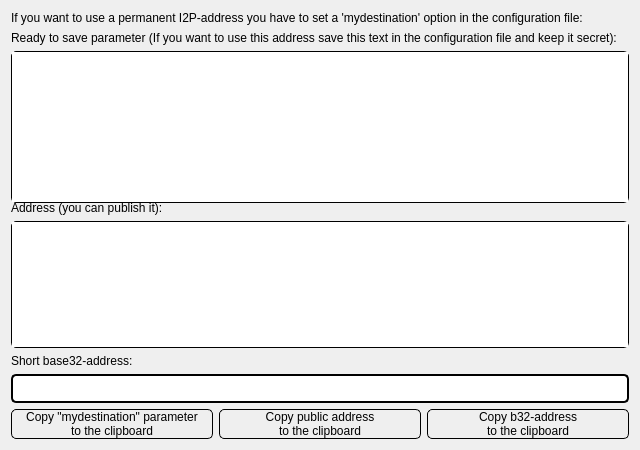
<?xml version="1.0" encoding="UTF-8"?>
<ui version="4.0">
 <class>ShowI2PAddresses</class>
 <widget class="QDialog" name="ShowI2PAddresses">
  <property name="geometry">
   <rect>
    <x>0</x>
    <y>0</y>
    <width>640</width>
    <height>450</height>
   </rect>
  </property>
  <property name="minimumSize">
   <size>
    <width>640</width>
    <height>450</height>
   </size>
  </property>
  <property name="windowTitle">
   <string>Dialog</string>
  </property>
  <property name="styleSheet">
   <string notr="true">/*
 * The MIT License (MIT)
 *
 * Copyright (c) &lt;2013-2014&gt; &lt;Colin Duquesnoy&gt;
 *
 * Permission is hereby granted, free of charge, to any person obtaining a copy
 * of this software and associated documentation files (the &quot;Software&quot;), to deal
 * in the Software without restriction, including without limitation the rights
 * to use, copy, modify, merge, publish, distribute, sublicense, and/or sell
 * copies of the Software, and to permit persons to whom the Software is
 * furnished to do so, subject to the following conditions:

 * The above copyright notice and this permission notice shall be included in
 * all copies or substantial portions of the Software.

 * THE SOFTWARE IS PROVIDED &quot;AS IS&quot;, WITHOUT WARRANTY OF ANY KIND, EXPRESS OR
 * IMPLIED, INCLUDING BUT NOT LIMITED TO THE WARRANTIES OF MERCHANTABILITY,
 * FITNESS FOR A PARTICULAR PURPOSE AND NONINFRINGEMENT. IN NO EVENT SHALL THE
 * AUTHORS OR COPYRIGHT HOLDERS BE LIABLE FOR ANY CLAIM, DAMAGES OR OTHER
 * LIABILITY, WHETHER IN AN ACTION OF CONTRACT, TORT OR OTHERWISE, ARISING FROM,
 * OUT OF OR IN CONNECTION WITH THE SOFTWARE OR THE USE OR OTHER DEALINGS IN
 * THE SOFTWARE.
 */
QToolTip
{
    border: 1px solid #76797C;
    background-color: rgb(90, 102, 117);;
    color: white;
    padding: 5px;
    opacity: 200;
}

QWidget
{
    color: #eff0f1;
    background-color: #31363b;
    selection-background-color:#3daee9;
    selection-color: #eff0f1;
    background-clip: border;
    border-image: none;
    border: 0px transparent black;
    outline: 0;
}

QWidget:item:hover
{
    background-color: #18465d;
    color: #eff0f1;
}

QWidget:item:selected
{
    background-color: #18465d;
}

QCheckBox
{
    spacing: 5px;
    outline: none;
    color: #eff0f1;
    margin-bottom: 2px;
}

QCheckBox:disabled
{
    color: #76797C;
}

QCheckBox::indicator,
QGroupBox::indicator
{
    width: 18px;
    height: 18px;
}
QGroupBox::indicator
{
    margin-left: 2px;
}

QCheckBox::indicator:unchecked
{
    image: url(:/qss_icons/rc/checkbox_unchecked.png);
}

QCheckBox::indicator:unchecked:hover,
QCheckBox::indicator:unchecked:focus,
QCheckBox::indicator:unchecked:pressed,
QGroupBox::indicator:unchecked:hover,
QGroupBox::indicator:unchecked:focus,
QGroupBox::indicator:unchecked:pressed
{
  border: none;
    image: url(:/qss_icons/rc/checkbox_unchecked_focus.png);
}

QCheckBox::indicator:checked
{
    image: url(:/qss_icons/rc/checkbox_checked.png);
}

QCheckBox::indicator:checked:hover,
QCheckBox::indicator:checked:focus,
QCheckBox::indicator:checked:pressed,
QGroupBox::indicator:checked:hover,
QGroupBox::indicator:checked:focus,
QGroupBox::indicator:checked:pressed
{
  border: none;
    image: url(:/qss_icons/rc/checkbox_checked_focus.png);
}


QCheckBox::indicator:indeterminate
{
    image: url(:/qss_icons/rc/checkbox_indeterminate.png);
}

QCheckBox::indicator:indeterminate:focus,
QCheckBox::indicator:indeterminate:hover,
QCheckBox::indicator:indeterminate:pressed
{
    image: url(:/qss_icons/rc/checkbox_indeterminate_focus.png);
}

QCheckBox::indicator:checked:disabled,
QGroupBox::indicator:checked:disabled
{
    image: url(:/qss_icons/rc/checkbox_checked_disabled.png);
}

QCheckBox::indicator:unchecked:disabled,
QGroupBox::indicator:unchecked:disabled
{
    image: url(:/qss_icons/rc/checkbox_unchecked_disabled.png);
}

QRadioButton
{
    spacing: 5px;
    outline: none;
    color: #eff0f1;
    margin-bottom: 2px;
}

QRadioButton:disabled
{
    color: #76797C;
}
QRadioButton::indicator
{
    width: 21px;
    height: 21px;
}

QRadioButton::indicator:unchecked
{
    image: url(:/qss_icons/rc/radio_unchecked.png);
}


QRadioButton::indicator:unchecked:hover,
QRadioButton::indicator:unchecked:focus,
QRadioButton::indicator:unchecked:pressed
{
    border: none;
    outline: none;
    image: url(:/qss_icons/rc/radio_unchecked_focus.png);
}

QRadioButton::indicator:checked
{
    border: none;
    outline: none;
    image: url(:/qss_icons/rc/radio_checked.png);
}

QRadioButton::indicator:checked:hover,
QRadioButton::indicator:checked:focus,
QRadioButton::indicator:checked:pressed
{
    border: none;
    outline: none;
    image: url(:/qss_icons/rc/radio_checked_focus.png);
}

QRadioButton::indicator:checked:disabled
{
    outline: none;
    image: url(:/qss_icons/rc/radio_checked_disabled.png);
}

QRadioButton::indicator:unchecked:disabled
{
    image: url(:/qss_icons/rc/radio_unchecked_disabled.png);
}


QMenuBar
{
    background-color: #31363b;
    color: #eff0f1;
}

QMenuBar::item
{
    background: transparent;
}

QMenuBar::item:selected
{
    background: transparent;
    border: 1px solid #76797C;
}

QMenuBar::item:pressed
{
    border: 1px solid #76797C;
    background-color: #3daee9;
    color: #eff0f1;
    margin-bottom:-1px;
    padding-bottom:1px;
}

QMenu
{
    border: 1px solid #76797C;
    color: #eff0f1;
    margin: 2px;
}

QMenu::icon
{
    margin: 5px;
}

QMenu::item
{
    padding: 5px 30px 5px 30px;
    border: 1px solid transparent; /* reserve space for selection border */
}

QMenu::item:selected
{
    color: #eff0f1;
}

QMenu::separator {
    height: 2px;
    background: lightblue;
    margin-left: 10px;
    margin-right: 5px;
}

QMenu::indicator {
    width: 18px;
    height: 18px;
}

/* non-exclusive indicator = check box style indicator
   (see QActionGroup::setExclusive) */
QMenu::indicator:non-exclusive:unchecked {
    image: url(:/qss_icons/rc/checkbox_unchecked.png);
}

QMenu::indicator:non-exclusive:unchecked:selected {
    image: url(:/qss_icons/rc/checkbox_unchecked_disabled.png);
}

QMenu::indicator:non-exclusive:checked {
    image: url(:/qss_icons/rc/checkbox_checked.png);
}

QMenu::indicator:non-exclusive:checked:selected {
    image: url(:/qss_icons/rc/checkbox_checked_disabled.png);
}

/* exclusive indicator = radio button style indicator (see QActionGroup::setExclusive) */
QMenu::indicator:exclusive:unchecked {
    image: url(:/qss_icons/rc/radio_unchecked.png);
}

QMenu::indicator:exclusive:unchecked:selected {
    image: url(:/qss_icons/rc/radio_unchecked_disabled.png);
}

QMenu::indicator:exclusive:checked {
    image: url(:/qss_icons/rc/radio_checked.png);
}

QMenu::indicator:exclusive:checked:selected {
    image: url(:/qss_icons/rc/radio_checked_disabled.png);
}

QMenu::right-arrow {
    margin: 5px;
    image: url(:/qss_icons/rc/right_arrow.png)
}


QWidget:disabled
{
    color: #454545;
    background-color: #31363b;
}

QAbstractItemView
{
    alternate-background-color: #31363b;
    color: #eff0f1;
    border: 1px solid 3A3939;
    border-radius: 2px;
}

QWidget:focus, QMenuBar:focus
{
    border: 1px solid #3daee9;
}

QTabWidget:focus, QCheckBox:focus, QRadioButton:focus, QSlider:focus
{
    border: none;
}

QLineEdit
{
    background-color: #232629;
    padding: 5px;
    border-style: solid;
    border: 1px solid #76797C;
    border-radius: 2px;
    color: #eff0f1;
}

QAbstractItemView QLineEdit
{
    padding: 0;
}

QGroupBox {
    border:1px solid #76797C;
    border-radius: 2px;
    margin-top: 20px;
}

QGroupBox::title {
    subcontrol-origin: margin;
    subcontrol-position: top center;
    padding-left: 10px;
    padding-right: 10px;
    padding-top: 10px;
}

QAbstractScrollArea
{
    border-radius: 2px;
    border: 1px solid #76797C;
    background-color: transparent;
}

QScrollBar:horizontal
{
    height: 15px;
    margin: 3px 15px 3px 15px;
    border: 1px transparent #2A2929;
    border-radius: 4px;
    background-color: #2A2929;
}

QScrollBar::handle:horizontal
{
    background-color: #605F5F;
    min-width: 5px;
    border-radius: 4px;
}

QScrollBar::add-line:horizontal
{
    margin: 0px 3px 0px 3px;
    border-image: url(:/qss_icons/rc/right_arrow_disabled.png);
    width: 10px;
    height: 10px;
    subcontrol-position: right;
    subcontrol-origin: margin;
}

QScrollBar::sub-line:horizontal
{
    margin: 0px 3px 0px 3px;
    border-image: url(:/qss_icons/rc/left_arrow_disabled.png);
    height: 10px;
    width: 10px;
    subcontrol-position: left;
    subcontrol-origin: margin;
}

QScrollBar::add-line:horizontal:hover,QScrollBar::add-line:horizontal:on
{
    border-image: url(:/qss_icons/rc/right_arrow.png);
    height: 10px;
    width: 10px;
    subcontrol-position: right;
    subcontrol-origin: margin;
}


QScrollBar::sub-line:horizontal:hover, QScrollBar::sub-line:horizontal:on
{
    border-image: url(:/qss_icons/rc/left_arrow.png);
    height: 10px;
    width: 10px;
    subcontrol-position: left;
    subcontrol-origin: margin;
}

QScrollBar::up-arrow:horizontal, QScrollBar::down-arrow:horizontal
{
    background: none;
}


QScrollBar::add-page:horizontal, QScrollBar::sub-page:horizontal
{
    background: none;
}

QScrollBar:vertical
{
    background-color: #2A2929;
    width: 15px;
    margin: 15px 3px 15px 3px;
    border: 1px transparent #2A2929;
    border-radius: 4px;
}

QScrollBar::handle:vertical
{
    background-color: #605F5F;
    min-height: 5px;
    border-radius: 4px;
}

QScrollBar::sub-line:vertical
{
    margin: 3px 0px 3px 0px;
    border-image: url(:/qss_icons/rc/up_arrow_disabled.png);
    height: 10px;
    width: 10px;
    subcontrol-position: top;
    subcontrol-origin: margin;
}

QScrollBar::add-line:vertical
{
    margin: 3px 0px 3px 0px;
    border-image: url(:/qss_icons/rc/down_arrow_disabled.png);
    height: 10px;
    width: 10px;
    subcontrol-position: bottom;
    subcontrol-origin: margin;
}

QScrollBar::sub-line:vertical:hover,QScrollBar::sub-line:vertical:on
{

    border-image: url(:/qss_icons/rc/up_arrow.png);
    height: 10px;
    width: 10px;
    subcontrol-position: top;
    subcontrol-origin: margin;
}


QScrollBar::add-line:vertical:hover, QScrollBar::add-line:vertical:on
{
    border-image: url(:/qss_icons/rc/down_arrow.png);
    height: 10px;
    width: 10px;
    subcontrol-position: bottom;
    subcontrol-origin: margin;
}

QScrollBar::up-arrow:vertical, QScrollBar::down-arrow:vertical
{
    background: none;
}


QScrollBar::add-page:vertical, QScrollBar::sub-page:vertical
{
    background: none;
}

QTextEdit
{
    background-color: #232629;
    color: #eff0f1;
    border: 1px solid #76797C;
}

QPlainTextEdit
{
    background-color: #232629;;
    color: #eff0f1;
    border-radius: 2px;
    border: 1px solid #76797C;
}

QHeaderView::section
{
    background-color: #76797C;
    color: #eff0f1;
    padding: 5px;
    border: 1px solid #76797C;
}

QSizeGrip {
    image: url(:/qss_icons/rc/sizegrip.png);
    width: 12px;
    height: 12px;
}


QMainWindow::separator
{
    background-color: #31363b;
    color: white;
    padding-left: 4px;
    spacing: 2px;
    border: 1px dashed #76797C;
}

QMainWindow::separator:hover
{

    background-color: #787876;
    color: white;
    padding-left: 4px;
    border: 1px solid #76797C;
    spacing: 2px;
}


QMenu::separator
{
    height: 1px;
    background-color: #76797C;
    color: white;
    padding-left: 4px;
    margin-left: 10px;
    margin-right: 5px;
}


QFrame
{
    border-radius: 2px;
    border: 1px solid #76797C;
}

QFrame[frameShape=&quot;0&quot;]
{
    border-radius: 2px;
    border: 1px transparent #76797C;
}

QStackedWidget
{
    border: 1px transparent black;
}

QToolBar {
    border: 1px transparent #393838;
    background: 1px solid #31363b;
    font-weight: bold;
}

QToolBar::handle:horizontal {
    image: url(:/qss_icons/rc/Hmovetoolbar.png);
}
QToolBar::handle:vertical {
    image: url(:/qss_icons/rc/Vmovetoolbar.png);
}
QToolBar::separator:horizontal {
    image: url(:/qss_icons/rc/Hsepartoolbar.png);
}
QToolBar::separator:vertical {
    image: url(:/qss_icons/rc/Vsepartoolbar.png);
}
QToolButton#qt_toolbar_ext_button {
    background: #58595a
}

QPushButton
{
    color: #eff0f1;
    background-color: #31363b;
    border-width: 1px;
    border-color: #76797C;
    border-style: solid;
    padding: 5px;
    border-radius: 2px;
    outline: none;
}

QPushButton:disabled
{
    background-color: #31363b;
    border-width: 1px;
    border-color: #454545;
    border-style: solid;
    padding-top: 5px;
    padding-bottom: 5px;
    padding-left: 10px;
    padding-right: 10px;
    border-radius: 2px;
    color: #454545;
}

QPushButton:focus {
    background-color: #3daee9;
    color: white;
}

QPushButton:pressed
{
    background-color: #3daee9;
    padding-top: -15px;
    padding-bottom: -17px;
}

QComboBox
{
    selection-background-color: #3daee9;
    border-style: solid;
    border: 1px solid #76797C;
    border-radius: 2px;
    padding: 5px;
    min-width: 75px;
}

QPushButton:checked{
    background-color: #76797C;
    border-color: #6A6969;
}

QComboBox:hover,QPushButton:hover,QAbstractSpinBox:hover,QLineEdit:hover,QTextEdit:hover,QPlainTextEdit:hover,QAbstractView:hover,QTreeView:hover
{
    border: 1px solid #3daee9;
    color: #eff0f1;
}

QComboBox:on
{
    padding-top: 3px;
    padding-left: 4px;
    selection-background-color: #4a4a4a;
}

QComboBox QAbstractItemView
{
    background-color: #232629;
    border-radius: 2px;
    border: 1px solid #76797C;
    selection-background-color: #18465d;
}

QComboBox::drop-down
{
    subcontrol-origin: padding;
    subcontrol-position: top right;
    width: 15px;

    border-left-width: 0px;
    border-left-color: darkgray;
    border-left-style: solid;
    border-top-right-radius: 3px;
    border-bottom-right-radius: 3px;
}

QComboBox::down-arrow
{
    image: url(:/qss_icons/rc/down_arrow_disabled.png);
}

QComboBox::down-arrow:on, QComboBox::down-arrow:hover,
QComboBox::down-arrow:focus
{
    image: url(:/qss_icons/rc/down_arrow.png);
}

QAbstractSpinBox {
    padding: 5px;
    border: 1px solid #76797C;
    background-color: #232629;
    color: #eff0f1;
    border-radius: 2px;
    min-width: 75px;
}

QAbstractSpinBox:up-button
{
    background-color: transparent;
    subcontrol-origin: border;
    subcontrol-position: center right;
}

QAbstractSpinBox:down-button
{
    background-color: transparent;
    subcontrol-origin: border;
    subcontrol-position: center left;
}

QAbstractSpinBox::up-arrow,QAbstractSpinBox::up-arrow:disabled,QAbstractSpinBox::up-arrow:off {
    image: url(:/qss_icons/rc/up_arrow_disabled.png);
    width: 10px;
    height: 10px;
}
QAbstractSpinBox::up-arrow:hover
{
    image: url(:/qss_icons/rc/up_arrow.png);
}


QAbstractSpinBox::down-arrow,QAbstractSpinBox::down-arrow:disabled,QAbstractSpinBox::down-arrow:off
{
    image: url(:/qss_icons/rc/down_arrow_disabled.png);
    width: 10px;
    height: 10px;
}
QAbstractSpinBox::down-arrow:hover
{
    image: url(:/qss_icons/rc/down_arrow.png);
}


QLabel
{
    border: 0px solid black;
}

QTabWidget{
    border: 0px transparent black;
}

QTabWidget::pane {
    border: 1px solid #76797C;
    padding: 5px;
    margin: 0px;
}

QTabWidget::tab-bar {
    left: 5px; /* move to the right by 5px */
}

QTabBar
{
    qproperty-drawBase: 0;
    border-radius: 3px;
}

QTabBar:focus
{
    border: 0px transparent black;
}

QTabBar::close-button  {
    image: url(:/qss_icons/rc/close.png);
    background: transparent;
}

QTabBar::close-button:hover
{
    image: url(:/qss_icons/rc/close-hover.png);
    background: transparent;
}

QTabBar::close-button:pressed {
    image: url(:/qss_icons/rc/close-pressed.png);
    background: transparent;
}

/* TOP TABS */
QTabBar::tab:top {
    color: #eff0f1;
    border: 1px solid #76797C;
    border-bottom: 1px transparent black;
    background-color: #31363b;
    padding: 5px;
    min-width: 50px;
    border-top-left-radius: 2px;
    border-top-right-radius: 2px;
}

QTabBar::tab:top:!selected
{
    color: #eff0f1;
    background-color: #54575B;
    border: 1px solid #76797C;
    border-bottom: 1px transparent black;
    border-top-left-radius: 2px;
    border-top-right-radius: 2px;    
}

QTabBar::tab:top:!selected:hover {
    background-color: #3daee9;
}

/* BOTTOM TABS */
QTabBar::tab:bottom {
    color: #eff0f1;
    border: 1px solid #76797C;
    border-top: 1px transparent black;
    background-color: #31363b;
    padding: 5px;
    border-bottom-left-radius: 2px;
    border-bottom-right-radius: 2px;
    min-width: 50px;
}

QTabBar::tab:bottom:!selected
{
    color: #eff0f1;
    background-color: #54575B;
    border: 1px solid #76797C;
    border-top: 1px transparent black;
    border-bottom-left-radius: 2px;
    border-bottom-right-radius: 2px;
}

QTabBar::tab:bottom:!selected:hover {
    background-color: #3daee9;
}

/* LEFT TABS */
QTabBar::tab:left {
    color: #eff0f1;
    border: 1px solid #76797C;
    border-left: 1px transparent black;
    background-color: #31363b;
    padding: 5px;
    border-top-right-radius: 2px;
    border-bottom-right-radius: 2px;
    min-height: 50px;
}

QTabBar::tab:left:!selected
{
    color: #eff0f1;
    background-color: #54575B;
    border: 1px solid #76797C;
    border-left: 1px transparent black;
    border-top-right-radius: 2px;
    border-bottom-right-radius: 2px;
}

QTabBar::tab:left:!selected:hover {
    background-color: #3daee9;
}


/* RIGHT TABS */
QTabBar::tab:right {
    color: #eff0f1;
    border: 1px solid #76797C;
    border-right: 1px transparent black;
    background-color: #31363b;
    padding: 5px;
    border-top-left-radius: 2px;
    border-bottom-left-radius: 2px;
    min-height: 50px;
}

QTabBar::tab:right:!selected
{
    color: #eff0f1;
    background-color: #54575B;
    border: 1px solid #76797C;
    border-right: 1px transparent black;
    border-top-left-radius: 2px;
    border-bottom-left-radius: 2px;
}

QTabBar::tab:right:!selected:hover {
    background-color: #3daee9;
}

QTabBar QToolButton::right-arrow:enabled {
     image: url(:/qss_icons/rc/right_arrow.png);
 }

 QTabBar QToolButton::left-arrow:enabled {
     image: url(:/qss_icons/rc/left_arrow.png);
 }

QTabBar QToolButton::right-arrow:disabled {
     image: url(:/qss_icons/rc/right_arrow_disabled.png);
 }

 QTabBar QToolButton::left-arrow:disabled {
     image: url(:/qss_icons/rc/left_arrow_disabled.png);
 }


QDockWidget {
    background: #31363b;
    border: 1px solid #403F3F;
    titlebar-close-icon: url(:/qss_icons/rc/close.png);
    titlebar-normal-icon: url(:/qss_icons/rc/undock.png);
}

QDockWidget::close-button, QDockWidget::float-button {
    border: 1px solid transparent;
    border-radius: 2px;
    background: transparent;
}

QDockWidget::close-button:hover, QDockWidget::float-button:hover {
    background: rgba(255, 255, 255, 10);
}

QDockWidget::close-button:pressed, QDockWidget::float-button:pressed {
    padding: 1px -1px -1px 1px;
    background: rgba(255, 255, 255, 10);
}

QTreeView, QListView
{
    border: 1px solid #76797C;
    background-color: #232629;
}

QTreeView:branch:selected, QTreeView:branch:hover
{
    background: url(:/qss_icons/rc/transparent.png);
}

QTreeView::branch:has-siblings:!adjoins-item {
    border-image: url(:/qss_icons/rc/transparent.png);
}

QTreeView::branch:has-siblings:adjoins-item {
    border-image: url(:/qss_icons/rc/transparent.png);
}

QTreeView::branch:!has-children:!has-siblings:adjoins-item {
    border-image: url(:/qss_icons/rc/transparent.png);
}

QTreeView::branch:has-children:!has-siblings:closed,
QTreeView::branch:closed:has-children:has-siblings {
    image: url(:/qss_icons/rc/branch_closed.png);
}

QTreeView::branch:open:has-children:!has-siblings,
QTreeView::branch:open:has-children:has-siblings  {
    image: url(:/qss_icons/rc/branch_open.png);
}

QTreeView::branch:has-children:!has-siblings:closed:hover,
QTreeView::branch:closed:has-children:has-siblings:hover {
    image: url(:/qss_icons/rc/branch_closed-on.png);
    }

QTreeView::branch:open:has-children:!has-siblings:hover,
QTreeView::branch:open:has-children:has-siblings:hover  {
    image: url(:/qss_icons/rc/branch_open-on.png);
    }

QListView::item:!selected:hover, QTreeView::item:!selected:hover  {
    background: #18465d;
    outline: 0;
    color: #eff0f1
}

QListView::item:selected:hover, QTreeView::item:selected:hover  {
    background: #287399;
    color: #eff0f1;
}

QSlider::groove:horizontal {
    border: 1px solid #565a5e;
    height: 4px;
    background: #565a5e;
    margin: 0px;
    border-radius: 2px;
}

QSlider::handle:horizontal {
    background: #232629;
    border: 1px solid #565a5e;
    width: 16px;
    height: 16px;
    margin: -8px 0;
    border-radius: 9px;
}

QSlider::groove:vertical {
    border: 1px solid #565a5e;
    width: 4px;
    background: #565a5e;
    margin: 0px;
    border-radius: 3px;
}

QSlider::handle:vertical {
    background: #232629;
    border: 1px solid #565a5e;
    width: 16px;
    height: 16px;
    margin: 0 -8px;
    border-radius: 9px;
}

QToolButton {
    background-color: transparent;
    border: 1px transparent #76797C;
    border-radius: 2px;
    margin: 3px;
    padding: 5px;
}

QToolButton[popupMode=&quot;1&quot;] { /* only for MenuButtonPopup */
 padding-right: 20px; /* make way for the popup button */
 border: 1px #76797C;
 border-radius: 5px;
}

QToolButton[popupMode=&quot;2&quot;] { /* only for InstantPopup */
 padding-right: 10px; /* make way for the popup button */
 border: 1px #76797C;
}


QToolButton:hover, QToolButton::menu-button:hover {
    background-color: transparent;
    border: 1px solid #3daee9;
    padding: 5px;
}

QToolButton:checked, QToolButton:pressed,
        QToolButton::menu-button:pressed {
    background-color: #3daee9;
    border: 1px solid #3daee9;
    padding: 5px;
}

/* the subcontrol below is used only in the InstantPopup or DelayedPopup mode */
QToolButton::menu-indicator {
    image: url(:/qss_icons/rc/down_arrow.png);
    top: -7px; left: -2px; /* shift it a bit */
}

/* the subcontrols below are used only in the MenuButtonPopup mode */
QToolButton::menu-button {
    border: 1px transparent #76797C;
    border-top-right-radius: 6px;
    border-bottom-right-radius: 6px;
    /* 16px width + 4px for border = 20px allocated above */
    width: 16px;
    outline: none;
}

QToolButton::menu-arrow {
    image: url(:/qss_icons/rc/down_arrow.png);
}

QToolButton::menu-arrow:open {
    border: 1px solid #76797C;
}

QPushButton::menu-indicator  {
    subcontrol-origin: padding;
    subcontrol-position: bottom right;
    left: 8px;
}

QTableView
{
    border: 1px solid #76797C;
    gridline-color: #31363b;
    background-color: #232629;
}


QTableView, QHeaderView
{
    border-radius: 0px;
}

QTableView::item:pressed, QListView::item:pressed, QTreeView::item:pressed  {
    background: #18465d;
    color: #eff0f1;
}

QTableView::item:selected:active, QTreeView::item:selected:active, QListView::item:selected:active  {
    background: #287399;
    color: #eff0f1;
}


QHeaderView
{
    background-color: #31363b;
    border: 1px transparent;
    border-radius: 0px;
    margin: 0px;
    padding: 0px;

}

QHeaderView::section  {
    background-color: #31363b;
    color: #eff0f1;
    padding: 5px;
    border: 1px solid #76797C;
    border-radius: 0px;
    text-align: center;
}

QHeaderView::section::vertical::first, QHeaderView::section::vertical::only-one
{
    border-top: 1px solid #76797C;
}

QHeaderView::section::vertical
{
    border-top: transparent;
}

QHeaderView::section::horizontal::first, QHeaderView::section::horizontal::only-one
{
    border-left: 1px solid #76797C;
}

QHeaderView::section::horizontal
{
    border-left: transparent;
}


QHeaderView::section:checked
 {
    color: white;
    background-color: #334e5e;
 }

 /* style the sort indicator */
QHeaderView::down-arrow {
    image: url(:/qss_icons/rc/down_arrow.png);
}

QHeaderView::up-arrow {
    image: url(:/qss_icons/rc/up_arrow.png);
}


QTableCornerButton::section {
    background-color: #31363b;
    border: 1px transparent #76797C;
    border-radius: 0px;
}

QToolBox  {
    padding: 5px;
    border: 1px transparent black;
}

QToolBox::tab {
    color: #eff0f1;
    background-color: #31363b;
    border: 1px solid #76797C;
    border-bottom: 1px transparent #31363b;
    border-top-left-radius: 5px;
    border-top-right-radius: 5px;
}

QToolBox::tab:selected { /* italicize selected tabs */
    font: italic;
    background-color: #31363b;
    border-color: #3daee9;
 }

QStatusBar::item {
    border: 0px transparent dark;
 }


QFrame[height=&quot;3&quot;], QFrame[width=&quot;3&quot;] {
    background-color: #76797C;
}


QSplitter::handle {
    border: 1px dashed #76797C;
}

QSplitter::handle:hover {
    background-color: #787876;
    border: 1px solid #76797C;
}

QSplitter::handle:horizontal {
    width: 1px;
}

QSplitter::handle:vertical {
    height: 1px;
}

QProgressBar {
    border: 1px solid #76797C;
    border-radius: 5px;
    text-align: center;
}

QProgressBar::chunk {
    background-color: #05B8CC;
}

QDateEdit
{
    selection-background-color: #3daee9;
    border-style: solid;
    border: 1px solid #3375A3;
    border-radius: 2px;
    padding: 1px;
    min-width: 75px;
}

QDateEdit:on
{
    padding-top: 3px;
    padding-left: 4px;
    selection-background-color: #4a4a4a;
}

QDateEdit QAbstractItemView
{
    background-color: #232629;
    border-radius: 2px;
    border: 1px solid #3375A3;
    selection-background-color: #3daee9;
}

QDateEdit::drop-down
{
    subcontrol-origin: padding;
    subcontrol-position: top right;
    width: 15px;
    border-left-width: 0px;
    border-left-color: darkgray;
    border-left-style: solid;
    border-top-right-radius: 3px;
    border-bottom-right-radius: 3px;
}

QDateEdit::down-arrow
{
    image: url(:/qss_icons/rc/down_arrow_disabled.png);
}

QDateEdit::down-arrow:on, QDateEdit::down-arrow:hover,
QDateEdit::down-arrow:focus
{
    image: url(:/qss_icons/rc/down_arrow.png);
}
</string>
  </property>
  <layout class="QVBoxLayout" name="verticalLayout">
   <item>
    <widget class="QLabel" name="label">
     <property name="text">
      <string>If you want to use a permanent I2P-address you have to set a 'mydestination' option in the configuration file:</string>
     </property>
     <property name="wordWrap">
      <bool>true</bool>
     </property>
    </widget>
   </item>
   <item>
    <widget class="QLabel" name="label_3">
     <property name="text">
      <string>Ready to save parameter (If you want to use this address save this text in the configuration file and keep it secret):</string>
     </property>
     <property name="wordWrap">
      <bool>true</bool>
     </property>
    </widget>
   </item>
   <item>
    <widget class="QTextEdit" name="privText">
     <property name="sizePolicy">
      <sizepolicy hsizetype="Expanding" vsizetype="Expanding">
       <horstretch>0</horstretch>
       <verstretch>3</verstretch>
      </sizepolicy>
     </property>
     <property name="styleSheet">
      <string notr="true">border-top-left-radius: 5px;
border-top-right-radius: 5px;
border-bottom-left-radius: 5px;
border-bottom-right-radius: 5px;
border: 1px solid #000000;
min-height: 150px;
max-height: 150px;</string>
     </property>
     <property name="readOnly">
      <bool>true</bool>
     </property>
    </widget>
   </item>
   <item>
    <widget class="QLabel" name="label_4">
     <property name="text">
      <string>Address (you can publish it):</string>
     </property>
    </widget>
   </item>
   <item>
    <widget class="QPlainTextEdit" name="pubText">
     <property name="sizePolicy">
      <sizepolicy hsizetype="Expanding" vsizetype="Expanding">
       <horstretch>0</horstretch>
       <verstretch>2</verstretch>
      </sizepolicy>
     </property>
     <property name="styleSheet">
      <string notr="true">border-top-left-radius: 5px;
border-top-right-radius: 5px;
border-bottom-left-radius: 5px;
border-bottom-right-radius: 5px;
border: 1px solid #000000;
min-height: 125px;
max-height: 125px;</string>
     </property>
     <property name="readOnly">
      <bool>true</bool>
     </property>
    </widget>
   </item>
   <item>
    <widget class="QLabel" name="label_5">
     <property name="text">
      <string>Short base32-address:</string>
     </property>
    </widget>
   </item>
   <item>
    <widget class="QLineEdit" name="b32Line">
     <property name="mouseTracking">
      <bool>false</bool>
     </property>
     <property name="acceptDrops">
      <bool>false</bool>
     </property>
     <property name="styleSheet">
      <string notr="true">border-top-left-radius: 5px;
border-top-right-radius: 5px;
border-bottom-left-radius: 5px;
border-bottom-right-radius: 5px;
border: 2px solid #000000;
min-height: 25px;
max-height: 25px;</string>
     </property>
     <property name="readOnly">
      <bool>true</bool>
     </property>
    </widget>
   </item>
   <item>
    <layout class="QHBoxLayout" name="horizontalLayout">
     <item>
      <widget class="QPushButton" name="privButton">
       <property name="styleSheet">
        <string notr="true">border: 1px solid #000000;
border-top-left-radius: 5px;
border-top-right-radius: 5px;
border-bottom-left-radius: 5px;
border-bottom-right-radius: 5px;
min-width: 100px;
max-height: 100px;</string>
       </property>
       <property name="text">
        <string>Copy &quot;mydestination&quot; parameter
to the clipboard</string>
       </property>
      </widget>
     </item>
     <item>
      <widget class="QPushButton" name="pubButton">
       <property name="styleSheet">
        <string notr="true">border: 1px solid #000000;
border-top-left-radius: 5px;
border-top-right-radius: 5px;
border-bottom-left-radius: 5px;
border-bottom-right-radius: 5px;
min-width: 100px;
max-height: 100px;</string>
       </property>
       <property name="text">
        <string>Copy public address
to the clipboard</string>
       </property>
      </widget>
     </item>
     <item>
      <widget class="QPushButton" name="b32Button">
       <property name="styleSheet">
        <string notr="true">border: 1px solid #000000;
border-top-left-radius: 5px;
border-top-right-radius: 5px;
border-bottom-left-radius: 5px;
border-bottom-right-radius: 5px;
min-width: 100px;
max-height: 100px;</string>
       </property>
       <property name="text">
        <string>Copy b32-address
to the clipboard</string>
       </property>
      </widget>
     </item>
    </layout>
   </item>
  </layout>
 </widget>
 <tabstops>
  <tabstop>privText</tabstop>
  <tabstop>pubText</tabstop>
  <tabstop>b32Line</tabstop>
  <tabstop>privButton</tabstop>
  <tabstop>pubButton</tabstop>
  <tabstop>b32Button</tabstop>
 </tabstops>
 <resources/>
 <connections/>
</ui>
